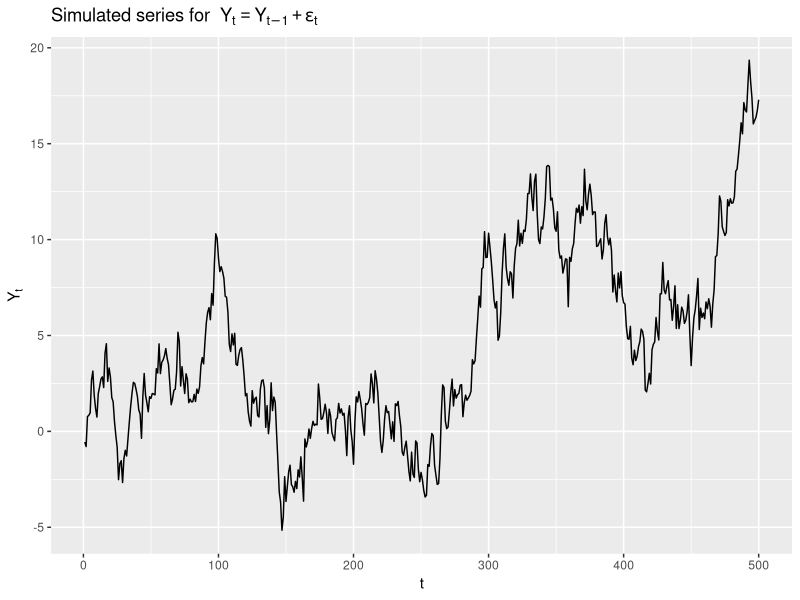
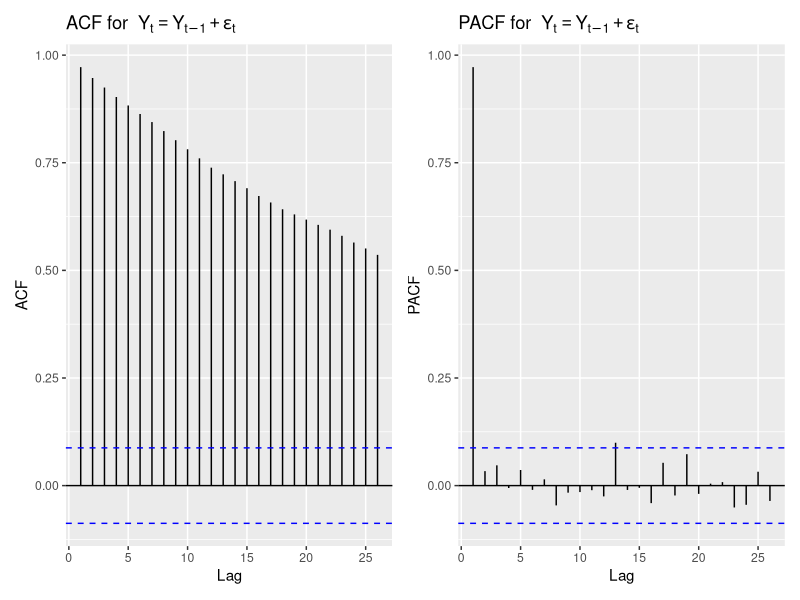

Write R code to recreate these figures, in order.
# Load necessary packages
library(ggplot2)
library(forecast)
library(patchwork)  # for combining ggplots side-by-side

## =====================================================
## 1. Prepare environment & set working directory
## =====================================================

# Set working directory (optional for RStudio users)
if (requireNamespace("rstudioapi", quietly = TRUE) && rstudioapi::isAvailable()) {
  setwd(dirname(rstudioapi::getActiveDocumentContext()$path))
}

## =====================================================
## 2. Simulate random walk process
##    Y_t = Y_{t-1} + epsilon_t
## =====================================================

set.seed(123)
n_samples <- 500
Y         <- numeric(n_samples)
epsilon   <- rnorm(n_samples, mean = 0, sd = 1)

# Start from Y_0 = 0, so Y_1 = epsilon_1.
Y[1] <- epsilon[1]
# Random walk recursion for the remaining observations
for (t in 2:n_samples) {
  Y[t] <- Y[t - 1] + epsilon[t]
}

## =====================================================
## 3. Time series plot
## =====================================================

ts_plot <- ggplot(data.frame(t = 1:n_samples, Y = Y),
                  aes(x = t, y = Y)) +
  geom_line() +
  ggtitle(
    expression("Simulated series for " ~
                 Y[t] == Y[t - 1] + epsilon[t])
  ) +
  xlab("t") +
  ylab(expression(Y[t]))

# Save time series plot as PNG
ggsave("random_walk_plot.png", ts_plot,
       width = 6, height = 4, dpi = 300)

## =====================================================
## 4. ACF and PACF plots
## =====================================================

acf_plot <- ggAcf(Y) +
  ggtitle(
    expression("ACF for " ~
                 Y[t] == Y[t - 1] + epsilon[t])
  )

pacf_plot <- ggPacf(Y) +
  ggtitle(
    expression("PACF for " ~
                 Y[t] == Y[t - 1] + epsilon[t])
  )

# Combine ACF and PACF into a single figure
acf_pacf_plot <- acf_plot + pacf_plot

# Save combined ACF/PACF plot as PNG
ggsave("rw_acf_pacf_plot.png", acf_pacf_plot,
       width = 12, height = 4, dpi = 300)
